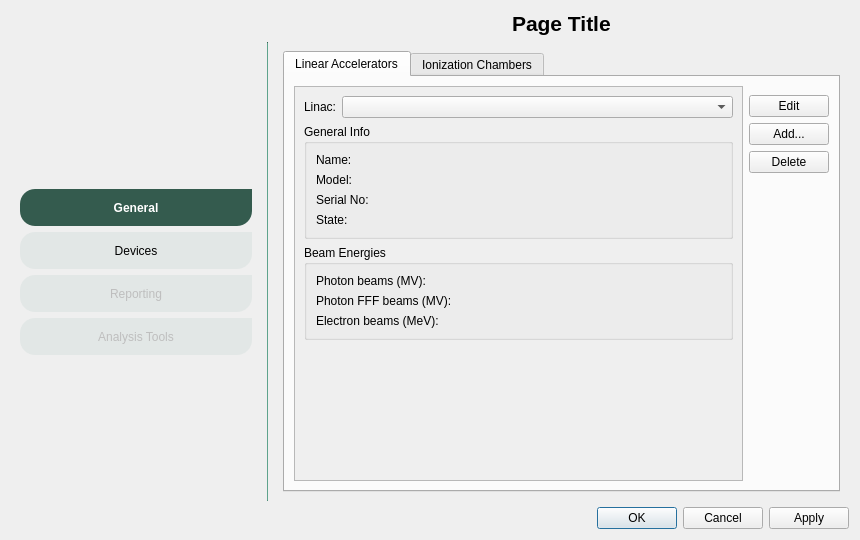
<?xml version="1.0" encoding="UTF-8"?>
<ui version="4.0">
 <class>PreferencesDialog</class>
 <widget class="QDialog" name="PreferencesDialog">
  <property name="geometry">
   <rect>
    <x>0</x>
    <y>0</y>
    <width>860</width>
    <height>540</height>
   </rect>
  </property>
  <property name="windowTitle">
   <string>Dialog</string>
  </property>
  <layout class="QGridLayout" name="gridLayout">
   <item row="0" column="2" alignment="Qt::AlignHCenter">
    <widget class="QLabel" name="page_title_label">
     <property name="sizePolicy">
      <sizepolicy hsizetype="Preferred" vsizetype="Fixed">
       <horstretch>0</horstretch>
       <verstretch>0</verstretch>
      </sizepolicy>
     </property>
     <property name="font">
      <font>
       <pointsize>16</pointsize>
      </font>
     </property>
     <property name="text">
      <string>&lt;html&gt;&lt;head/&gt;&lt;body&gt;&lt;p&gt;&lt;span style=&quot; font-weight:700;&quot;&gt;Page Title&lt;/span&gt;&lt;/p&gt;&lt;/body&gt;&lt;/html&gt;</string>
     </property>
    </widget>
   </item>
   <item row="1" column="0">
    <widget class="QScrollArea" name="scrollArea">
     <property name="sizePolicy">
      <sizepolicy hsizetype="MinimumExpanding" vsizetype="Expanding">
       <horstretch>0</horstretch>
       <verstretch>0</verstretch>
      </sizepolicy>
     </property>
     <property name="maximumSize">
      <size>
       <width>250</width>
       <height>16777215</height>
      </size>
     </property>
     <property name="styleSheet">
      <string notr="true">QPushButton:!checked{
	background-color: rgba(82, 142, 122,20);
    min-width: 140px;
	min-height:25px;
    padding: 6px;
}

QPushButton{
	border-top-left-radius: 15px;
	border-top-right-radius: 0px ;
	border-bottom-left-radius: 15px;
	border-bottom-right-radius: 15px ;
}

QPushButton:checked {
    background-color: rgb(52, 91, 78);
	color: white;
	font: bold;
}</string>
     </property>
     <property name="frameShape">
      <enum>QFrame::NoFrame</enum>
     </property>
     <property name="widgetResizable">
      <bool>true</bool>
     </property>
     <widget class="QWidget" name="scrollAreaWidgetContents">
      <property name="geometry">
       <rect>
        <x>0</x>
        <y>0</y>
        <width>250</width>
        <height>461</height>
       </rect>
      </property>
      <layout class="QVBoxLayout" name="verticalLayout">
       <item>
        <spacer name="nav_top_spacer">
         <property name="orientation">
          <enum>Qt::Vertical</enum>
         </property>
         <property name="sizeHint" stdset="0">
          <size>
           <width>20</width>
           <height>40</height>
          </size>
         </property>
        </spacer>
       </item>
       <item>
        <widget class="QPushButton" name="general_btn">
         <property name="text">
          <string>General</string>
         </property>
         <property name="checkable">
          <bool>true</bool>
         </property>
         <property name="checked">
          <bool>true</bool>
         </property>
         <attribute name="buttonGroup">
          <string notr="true">nav_button_group</string>
         </attribute>
        </widget>
       </item>
       <item>
        <widget class="QPushButton" name="devices_btn">
         <property name="text">
          <string>Devices</string>
         </property>
         <property name="checkable">
          <bool>true</bool>
         </property>
         <attribute name="buttonGroup">
          <string notr="true">nav_button_group</string>
         </attribute>
        </widget>
       </item>
       <item>
        <widget class="QPushButton" name="reporting_btn">
         <property name="enabled">
          <bool>false</bool>
         </property>
         <property name="text">
          <string>Reporting</string>
         </property>
         <property name="checkable">
          <bool>true</bool>
         </property>
         <attribute name="buttonGroup">
          <string notr="true">nav_button_group</string>
         </attribute>
        </widget>
       </item>
       <item>
        <widget class="QPushButton" name="analysis_tools_btn">
         <property name="enabled">
          <bool>false</bool>
         </property>
         <property name="text">
          <string>Analysis Tools</string>
         </property>
         <property name="checkable">
          <bool>true</bool>
         </property>
         <attribute name="buttonGroup">
          <string notr="true">nav_button_group</string>
         </attribute>
        </widget>
       </item>
       <item>
        <spacer name="nav_bottom_spacer">
         <property name="orientation">
          <enum>Qt::Vertical</enum>
         </property>
         <property name="sizeType">
          <enum>QSizePolicy::Expanding</enum>
         </property>
         <property name="sizeHint" stdset="0">
          <size>
           <width>20</width>
           <height>40</height>
          </size>
         </property>
        </spacer>
       </item>
      </layout>
     </widget>
    </widget>
   </item>
   <item row="1" column="1">
    <widget class="Line" name="nav_line_separator">
     <property name="maximumSize">
      <size>
       <width>1</width>
       <height>16777215</height>
      </size>
     </property>
     <property name="styleSheet">
      <string notr="true">background-color: rgb(82, 142, 122)</string>
     </property>
     <property name="orientation">
      <enum>Qt::Vertical</enum>
     </property>
    </widget>
   </item>
   <item row="1" column="2">
    <widget class="QStackedWidget" name="nav_stacked_widget">
     <property name="currentIndex">
      <number>1</number>
     </property>
     <widget class="QWidget" name="general_page">
      <layout class="QVBoxLayout" name="verticalLayout_3">
       <item>
        <widget class="QTabWidget" name="general_tab_widget">
         <property name="currentIndex">
          <number>0</number>
         </property>
         <widget class="QWidget" name="workspace_tab">
          <attribute name="title">
           <string>Workspace</string>
          </attribute>
          <layout class="QVBoxLayout" name="verticalLayout_9">
           <item>
            <widget class="QScrollArea" name="workspace_scroll_area">
             <property name="widgetResizable">
              <bool>true</bool>
             </property>
             <widget class="QWidget" name="scrollAreaWidgetContents_4">
              <property name="geometry">
               <rect>
                <x>0</x>
                <y>0</y>
                <width>129</width>
                <height>49</height>
               </rect>
              </property>
              <layout class="QGridLayout" name="gridLayout_4">
               <item row="0" column="0">
                <widget class="QGroupBox" name="config_group_box">
                 <property name="title">
                  <string>Configuration</string>
                 </property>
                 <widget class="QWidget" name="horizontalLayoutWidget_2">
                  <property name="geometry">
                   <rect>
                    <x>10</x>
                    <y>30</y>
                    <width>501</width>
                    <height>41</height>
                   </rect>
                  </property>
                  <layout class="QHBoxLayout" name="horizontalLayout_5">
                   <item>
                    <widget class="QLabel" name="workspace_loc_label">
                     <property name="text">
                      <string>Workspace location:</string>
                     </property>
                    </widget>
                   </item>
                   <item>
                    <widget class="QLineEdit" name="workspace_loc_le">
                     <property name="readOnly">
                      <bool>true</bool>
                     </property>
                    </widget>
                   </item>
                   <item>
                    <widget class="QPushButton" name="workspace_browse_btn">
                     <property name="text">
                      <string>Browse...</string>
                     </property>
                    </widget>
                   </item>
                  </layout>
                 </widget>
                </widget>
               </item>
              </layout>
             </widget>
            </widget>
           </item>
          </layout>
         </widget>
        </widget>
       </item>
      </layout>
     </widget>
     <widget class="QWidget" name="devices_page">
      <layout class="QVBoxLayout" name="verticalLayout_2">
       <item>
        <widget class="QTabWidget" name="devices_tab_widget">
         <property name="currentIndex">
          <number>0</number>
         </property>
         <widget class="QWidget" name="linac_tab">
          <attribute name="title">
           <string>Linear Accelerators</string>
          </attribute>
          <layout class="QHBoxLayout" name="horizontalLayout_4">
           <item>
            <widget class="QScrollArea" name="linac_scroll_area">
             <property name="widgetResizable">
              <bool>true</bool>
             </property>
             <widget class="QWidget" name="scrollAreaWidgetContents_2">
              <property name="geometry">
               <rect>
                <x>0</x>
                <y>0</y>
                <width>449</width>
                <height>395</height>
               </rect>
              </property>
              <layout class="QGridLayout" name="gridLayout_2">
               <item row="1" column="0">
                <layout class="QVBoxLayout" name="verticalLayout_5">
                 <item>
                  <layout class="QHBoxLayout" name="horizontalLayout">
                   <item>
                    <widget class="QLabel" name="linac_label">
                     <property name="sizePolicy">
                      <sizepolicy hsizetype="Fixed" vsizetype="Preferred">
                       <horstretch>0</horstretch>
                       <verstretch>0</verstretch>
                      </sizepolicy>
                     </property>
                     <property name="text">
                      <string>Linac:</string>
                     </property>
                    </widget>
                   </item>
                   <item>
                    <widget class="QComboBox" name="linac_comboB"/>
                   </item>
                  </layout>
                 </item>
                 <item>
                  <widget class="QGroupBox" name="lina_info_group_box">
                   <property name="sizePolicy">
                    <sizepolicy hsizetype="MinimumExpanding" vsizetype="Preferred">
                     <horstretch>0</horstretch>
                     <verstretch>0</verstretch>
                    </sizepolicy>
                   </property>
                   <property name="title">
                    <string>General Info</string>
                   </property>
                   <layout class="QVBoxLayout" name="verticalLayout_4">
                    <item>
                     <layout class="QFormLayout" name="linac_info_fl">
                      <item row="0" column="0">
                       <widget class="QLabel" name="linac_name_label">
                        <property name="text">
                         <string>Name:</string>
                        </property>
                       </widget>
                      </item>
                      <item row="0" column="1">
                       <widget class="QLabel" name="linac_name_field">
                        <property name="text">
                         <string/>
                        </property>
                       </widget>
                      </item>
                      <item row="1" column="0">
                       <widget class="QLabel" name="linac_model_label">
                        <property name="text">
                         <string>Model:</string>
                        </property>
                       </widget>
                      </item>
                      <item row="1" column="1">
                       <widget class="QLabel" name="linac_model_field">
                        <property name="text">
                         <string/>
                        </property>
                       </widget>
                      </item>
                      <item row="2" column="0">
                       <widget class="QLabel" name="linac_serial_num_label">
                        <property name="text">
                         <string>Serial No:</string>
                        </property>
                       </widget>
                      </item>
                      <item row="2" column="1">
                       <widget class="QLabel" name="linac_serial_num_field">
                        <property name="text">
                         <string/>
                        </property>
                       </widget>
                      </item>
                      <item row="3" column="0">
                       <widget class="QLabel" name="linac_state_label">
                        <property name="text">
                         <string>State:</string>
                        </property>
                       </widget>
                      </item>
                      <item row="3" column="1">
                       <widget class="QLabel" name="linac_state_field">
                        <property name="text">
                         <string/>
                        </property>
                       </widget>
                      </item>
                     </layout>
                    </item>
                   </layout>
                  </widget>
                 </item>
                 <item>
                  <widget class="QGroupBox" name="groupBox">
                   <property name="title">
                    <string>Beam Energies</string>
                   </property>
                   <layout class="QVBoxLayout" name="verticalLayout_7">
                    <property name="bottomMargin">
                     <number>9</number>
                    </property>
                    <item>
                     <layout class="QFormLayout" name="beam_energies_fl">
                      <item row="0" column="0">
                       <widget class="QLabel" name="photon_beam_label">
                        <property name="text">
                         <string>Photon beams (MV):</string>
                        </property>
                       </widget>
                      </item>
                      <item row="0" column="1">
                       <widget class="QLabel" name="photon_beam_field">
                        <property name="text">
                         <string/>
                        </property>
                       </widget>
                      </item>
                      <item row="2" column="0">
                       <widget class="QLabel" name="electron_beam_label">
                        <property name="text">
                         <string>Electron beams (MeV):</string>
                        </property>
                       </widget>
                      </item>
                      <item row="2" column="1">
                       <widget class="QLabel" name="electron_beam_field">
                        <property name="text">
                         <string/>
                        </property>
                       </widget>
                      </item>
                      <item row="1" column="0">
                       <widget class="QLabel" name="photon_fff_beam_label">
                        <property name="text">
                         <string>Photon FFF beams (MV):</string>
                        </property>
                       </widget>
                      </item>
                      <item row="1" column="1">
                       <widget class="QLabel" name="photon_fff_beam_field">
                        <property name="text">
                         <string/>
                        </property>
                       </widget>
                      </item>
                     </layout>
                    </item>
                   </layout>
                  </widget>
                 </item>
                 <item>
                  <spacer name="verticalSpacer_2">
                   <property name="orientation">
                    <enum>Qt::Vertical</enum>
                   </property>
                   <property name="sizeHint" stdset="0">
                    <size>
                     <width>20</width>
                     <height>40</height>
                    </size>
                   </property>
                  </spacer>
                 </item>
                </layout>
               </item>
              </layout>
             </widget>
            </widget>
           </item>
           <item>
            <layout class="QVBoxLayout" name="verticalLayout_6">
             <property name="topMargin">
              <number>9</number>
             </property>
             <property name="bottomMargin">
              <number>9</number>
             </property>
             <item alignment="Qt::AlignTop">
              <widget class="QPushButton" name="edit_linac_btn">
               <property name="sizePolicy">
                <sizepolicy hsizetype="Fixed" vsizetype="Fixed">
                 <horstretch>0</horstretch>
                 <verstretch>0</verstretch>
                </sizepolicy>
               </property>
               <property name="text">
                <string>Edit</string>
               </property>
              </widget>
             </item>
             <item>
              <widget class="QPushButton" name="add_linac_btn">
               <property name="sizePolicy">
                <sizepolicy hsizetype="Fixed" vsizetype="Fixed">
                 <horstretch>0</horstretch>
                 <verstretch>0</verstretch>
                </sizepolicy>
               </property>
               <property name="text">
                <string>Add...</string>
               </property>
              </widget>
             </item>
             <item>
              <widget class="QPushButton" name="delete_linac_btn">
               <property name="sizePolicy">
                <sizepolicy hsizetype="Fixed" vsizetype="Fixed">
                 <horstretch>0</horstretch>
                 <verstretch>0</verstretch>
                </sizepolicy>
               </property>
               <property name="text">
                <string>Delete</string>
               </property>
              </widget>
             </item>
             <item>
              <spacer name="verticalSpacer">
               <property name="orientation">
                <enum>Qt::Vertical</enum>
               </property>
               <property name="sizeHint" stdset="0">
                <size>
                 <width>20</width>
                 <height>40</height>
                </size>
               </property>
              </spacer>
             </item>
            </layout>
           </item>
          </layout>
         </widget>
         <widget class="QWidget" name="chambers_tab">
          <attribute name="title">
           <string>Ionization Chambers</string>
          </attribute>
          <layout class="QHBoxLayout" name="horizontalLayout_3">
           <item>
            <widget class="QScrollArea" name="chambers_scroll_area">
             <property name="widgetResizable">
              <bool>true</bool>
             </property>
             <widget class="QWidget" name="scrollAreaWidgetContents_3">
              <property name="geometry">
               <rect>
                <x>0</x>
                <y>0</y>
                <width>449</width>
                <height>395</height>
               </rect>
              </property>
              <layout class="QGridLayout" name="gridLayout_3">
               <item row="0" column="0">
                <layout class="QVBoxLayout" name="verticalLayout_10">
                 <item>
                  <layout class="QHBoxLayout" name="horizontalLayout_2">
                   <item>
                    <widget class="QLabel" name="ion_chamber_label">
                     <property name="sizePolicy">
                      <sizepolicy hsizetype="Fixed" vsizetype="Preferred">
                       <horstretch>0</horstretch>
                       <verstretch>0</verstretch>
                      </sizepolicy>
                     </property>
                     <property name="text">
                      <string>Ion. Chamber:</string>
                     </property>
                    </widget>
                   </item>
                   <item>
                    <widget class="QComboBox" name="ion_chamber_comboB"/>
                   </item>
                  </layout>
                 </item>
                 <item>
                  <widget class="QGroupBox" name="groupBox_2">
                   <property name="sizePolicy">
                    <sizepolicy hsizetype="MinimumExpanding" vsizetype="Preferred">
                     <horstretch>0</horstretch>
                     <verstretch>0</verstretch>
                    </sizepolicy>
                   </property>
                   <property name="title">
                    <string>General Info</string>
                   </property>
                   <layout class="QVBoxLayout" name="verticalLayout_11">
                    <item>
                     <layout class="QFormLayout" name="chamber_info_fl">
                      <item row="0" column="0">
                       <widget class="QLabel" name="chamber_name_label">
                        <property name="text">
                         <string>Name:</string>
                        </property>
                       </widget>
                      </item>
                      <item row="0" column="1">
                       <widget class="QLabel" name="chamber_name_field">
                        <property name="text">
                         <string/>
                        </property>
                       </widget>
                      </item>
                      <item row="1" column="0">
                       <widget class="QLabel" name="chamber_model_label">
                        <property name="text">
                         <string>Model:</string>
                        </property>
                       </widget>
                      </item>
                      <item row="1" column="1">
                       <widget class="QLabel" name="chamber_model_field">
                        <property name="text">
                         <string/>
                        </property>
                       </widget>
                      </item>
                      <item row="2" column="0">
                       <widget class="QLabel" name="chamber_serial_num_label">
                        <property name="text">
                         <string>Serial No:</string>
                        </property>
                       </widget>
                      </item>
                      <item row="2" column="1">
                       <widget class="QLabel" name="chamber_serial_num_field">
                        <property name="text">
                         <string/>
                        </property>
                       </widget>
                      </item>
                      <item row="3" column="0">
                       <widget class="QLabel" name="chamber_type_label">
                        <property name="text">
                         <string>Type:</string>
                        </property>
                       </widget>
                      </item>
                      <item row="3" column="1">
                       <widget class="QLabel" name="chamber_type_field">
                        <property name="text">
                         <string/>
                        </property>
                       </widget>
                      </item>
                     </layout>
                    </item>
                   </layout>
                  </widget>
                 </item>
                 <item>
                  <widget class="QGroupBox" name="groupBox_3">
                   <property name="sizePolicy">
                    <sizepolicy hsizetype="MinimumExpanding" vsizetype="Preferred">
                     <horstretch>0</horstretch>
                     <verstretch>0</verstretch>
                    </sizepolicy>
                   </property>
                   <property name="title">
                    <string>Calibration Info</string>
                   </property>
                   <layout class="QVBoxLayout" name="verticalLayout_12">
                    <item>
                     <layout class="QFormLayout" name="chamber_cal_info_fl">
                      <item row="0" column="0">
                       <widget class="QLabel" name="chamber_cal_lab_label">
                        <property name="text">
                         <string>Calibration laboratory:</string>
                        </property>
                       </widget>
                      </item>
                      <item row="0" column="1">
                       <widget class="QLabel" name="chamber_cal_lab_field">
                        <property name="text">
                         <string/>
                        </property>
                       </widget>
                      </item>
                      <item row="1" column="0">
                       <widget class="QLabel" name="chamber_cal_date_label">
                        <property name="text">
                         <string>Calibration date:</string>
                        </property>
                       </widget>
                      </item>
                      <item row="1" column="1">
                       <widget class="QLabel" name="chamber_cal_date_field">
                        <property name="text">
                         <string/>
                        </property>
                       </widget>
                      </item>
                      <item row="2" column="0">
                       <widget class="QLabel" name="label">
                        <property name="text">
                         <string>&lt;html&gt;&lt;head/&gt;&lt;body&gt;&lt;p&gt;Calibration coefficient (&lt;span style=&quot; font-style:italic;&quot;&gt;N&lt;/span&gt;&lt;span style=&quot; font-size:11pt; font-style:italic; vertical-align:sub;&quot;&gt;D,w&lt;/span&gt;):&lt;/p&gt;&lt;/body&gt;&lt;/html&gt;</string>
                        </property>
                       </widget>
                      </item>
                     </layout>
                    </item>
                   </layout>
                  </widget>
                 </item>
                 <item>
                  <spacer name="verticalSpacer_4">
                   <property name="orientation">
                    <enum>Qt::Vertical</enum>
                   </property>
                   <property name="sizeHint" stdset="0">
                    <size>
                     <width>20</width>
                     <height>40</height>
                    </size>
                   </property>
                  </spacer>
                 </item>
                </layout>
               </item>
              </layout>
             </widget>
            </widget>
           </item>
           <item>
            <layout class="QVBoxLayout" name="verticalLayout_8">
             <property name="topMargin">
              <number>9</number>
             </property>
             <property name="bottomMargin">
              <number>9</number>
             </property>
             <item>
              <widget class="QPushButton" name="pushButton_3">
               <property name="text">
                <string>Edit</string>
               </property>
              </widget>
             </item>
             <item>
              <widget class="QPushButton" name="pushButton">
               <property name="text">
                <string>Add...</string>
               </property>
              </widget>
             </item>
             <item>
              <widget class="QPushButton" name="pushButton_2">
               <property name="text">
                <string>Delete</string>
               </property>
              </widget>
             </item>
             <item>
              <spacer name="verticalSpacer_3">
               <property name="orientation">
                <enum>Qt::Vertical</enum>
               </property>
               <property name="sizeHint" stdset="0">
                <size>
                 <width>20</width>
                 <height>40</height>
                </size>
               </property>
              </spacer>
             </item>
            </layout>
           </item>
          </layout>
         </widget>
        </widget>
       </item>
      </layout>
     </widget>
     <widget class="QWidget" name="reporting_page"/>
     <widget class="QWidget" name="analysis_tools_page"/>
    </widget>
   </item>
   <item row="2" column="0" colspan="3">
    <widget class="QDialogButtonBox" name="buttonBox">
     <property name="orientation">
      <enum>Qt::Horizontal</enum>
     </property>
     <property name="standardButtons">
      <set>QDialogButtonBox::Apply|QDialogButtonBox::Cancel|QDialogButtonBox::Ok</set>
     </property>
    </widget>
   </item>
  </layout>
 </widget>
 <resources/>
 <connections>
  <connection>
   <sender>buttonBox</sender>
   <signal>accepted()</signal>
   <receiver>PreferencesDialog</receiver>
   <slot>accept()</slot>
   <hints>
    <hint type="sourcelabel">
     <x>248</x>
     <y>254</y>
    </hint>
    <hint type="destinationlabel">
     <x>157</x>
     <y>274</y>
    </hint>
   </hints>
  </connection>
  <connection>
   <sender>buttonBox</sender>
   <signal>rejected()</signal>
   <receiver>PreferencesDialog</receiver>
   <slot>reject()</slot>
   <hints>
    <hint type="sourcelabel">
     <x>316</x>
     <y>260</y>
    </hint>
    <hint type="destinationlabel">
     <x>286</x>
     <y>274</y>
    </hint>
   </hints>
  </connection>
 </connections>
 <buttongroups>
  <buttongroup name="nav_button_group"/>
 </buttongroups>
</ui>
